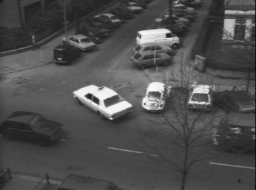
#> input picture data/taxi/taxi9.png, 256 x 190 px, found by its file name
$ python 'nagel copy.py'
#> lines starting #> are read from the running program, lines starting #| are printed output that depends on the picture; after the words box and inside, x2 and y2 are one past the last pixel; in counts of white or black regions, pixels touching at a corner belong together
### python/gradhorn.py
import numpy as np

def gradhorn(I1, I2):
    h, w = I1.shape

    Ix_valid = 0.25 * (I1[:-1, 1:] - I1[:-1, :-1] + I1[1:, 1:] - I1[1:, :-1] +
                       I2[:-1, 1:] - I2[:-1, :-1] + I2[1:, 1:] - I2[1:, :-1])

    Iy_valid = 0.25 * (I1[1:, :-1] - I1[:-1, :-1] + I1[1:, 1:] - I1[:-1, 1:] +
                       I2[1:, :-1] - I2[:-1, :-1] + I2[1:, 1:] - I2[:-1, 1:])

    It_valid = 0.25 * (I2[:-1, :-1] - I1[:-1, :-1] + I2[1:, :-1] - I1[1:, :-1] +
                       I2[:-1, 1:] - I1[:-1, 1:] + I2[1:, 1:] - I1[1:, 1:])

    Ix = np.zeros((h, w), dtype=np.float32)
    Iy = np.zeros((h, w), dtype=np.float32)
    It = np.zeros((h, w), dtype=np.float32)

    Ix[:-1, :-1] = Ix_valid
    Iy[:-1, :-1] = Iy_valid
    It[:-1, :-1] = It_valid

    Ix[:, -1] = Ix[:, -2]
    Iy[:, -1] = Iy[:, -2]
    It[:, -1] = It[:, -2]

    Ix[-1, :] = Ix[-2, :]
    Iy[-1, :] = Iy[-2, :]
    It[-1, :] = It[-2, :]

    return Ix, Iy, It

### python/middlebury.py
## Middlebury color representation
##
## according to Matlab source code of Deqing Sun (dqsun@cs.brown.edu)
## Python translation by Dominique Bereziat (dominique.bereziat@lip6.fr)

import numpy as np
import os

def computeColor( U, V, norma=False):
    """ Compute a colormap according the Middlebury convention
        norma: if True, normalize vector field
    """

    def colorWheel():
        """ internal function """
        RY,YG,GC = 15,6,4
        CB,BM,MR = 11,13,6

        ncols = RY+YG+GC+CB+BM+MR
        colwheel = np.zeros((ncols,3),dtype=np.uint8)

        col = 0
        colwheel[:RY,0] = 255
        colwheel[:RY,1] = np.floor(255*np.arange(RY)/RY)
        col += RY

        colwheel[col:col+YG,0] = 255 - np.floor(255*np.arange(YG)/YG)
        colwheel[col:col+YG,1] = 255
        col += YG

        colwheel[col:col+GC,1] = 255
        colwheel[col:col+GC,2] = np.floor(255*np.arange(GC)/GC)
        col += GC

        colwheel[col:col+CB,1] = 255 - np.floor(255*np.arange(CB)/CB)
        colwheel[col:col+CB,2] = 255
        col += CB

        colwheel[col:col+BM,2] = 255
        colwheel[col:col+BM,0] = np.floor(255*np.arange(BM)/BM)
        col += BM

        colwheel[col:col+MR,2] = 255 - np.floor(255*np.arange(MR)/MR)
        colwheel[col:col+MR,0] = 255

        return colwheel

    U, V = np.array(U), np.array(V)
    # U,V = W[:,:,0], W[:,:,1]
    nanIdx = np.isnan(U) | np.isnan(V)
    U[nanIdx] = 0
    V[nanIdx] = 0

    colwheel = colorWheel()
    ncols = colwheel.shape[0]

    rad = np.sqrt(U**2+V**2)
    if norma:
        U /= np.max(rad)
        V /= np.max(rad)
        rad = np.sqrt(U**2+V**2)

    a = np.arctan2(-V,-U)/np.pi

    fk = (a+1)/2 * (ncols-1) # -1~1 maped to 0~ncols-1
    k0 = np.uint8(np.floor(fk))
    k1 = (k0+1)%ncols
    f = fk - k0
    img = np.empty((U.shape[0],U.shape[1],3),dtype=np.uint8)

    for i in range(3):
        tmp = colwheel[:,i]
        col0 = tmp[k0]/255;
        col1 = tmp[k1]/255;
        col = (1-f)*col0 + f*col1
        idx = rad <=1
        col[idx] = 1 - rad[idx] * (1-col[idx])
        col[~idx] *= 0.75
        # img[:,:,i] = np.uint8(np.floor(255*col*(1-nanIdx)))
        img[:,:,2-i] = np.uint8(np.floor(255*col*(1-nanIdx)))
    return img


TAG_FLOAT = 202021.25

# [14 lines left out: function readflo, not called in this run]

# [19 lines that do not run on import are left out]

### python/utils.py
import numpy as np
import matplotlib.pyplot as plt
from middlebury import computeColor
import error_functions as err

def plot_flow_results(u, v, step=10, save_path='result.png'):
    plt.figure(figsize=(12, 5))

    plt.subplot(1, 2, 1)
    plt.imshow(computeColor(u, v))

    plt.subplot(1, 2, 2)
    x, y = np.meshgrid(np.arange(u.shape[1]), np.arange(u.shape[0]))

    plt.quiver(x[::step, ::step], y[::step, ::step],
               u[::step, ::step], v[::step, ::step],
               color='red', angles='xy')
    plt.gca().invert_yaxis()
    plt.savefig(save_path)

    plt.show()

# [22 lines left out: functions get_stats, print_stats, not called in this run]

### python/nagel copy.py
import numpy as np
import utils
from gradhorn import gradhorn
from scipy.signal import convolve2d

A = np.array([
    [1/12, 1/6, 1/12],
    [1/6, 0, 1/6],
    [1/12, 1/6, 1/12]
])

def eta(f, Ix, Iy, q):
    f_avg = convolve2d(f, A, mode='same', boundary='symm')
    kernel = np.array([[-1, 0, 1]])
    fx = convolve2d(f, kernel / 2, mode='same', boundary='symm')
    fy = convolve2d(f, kernel.T / 2, mode='same', boundary='symm')
    fxy = convolve2d(fx, kernel.T / 2, mode='same', boundary='symm')

    grad_f = np.stack([fx, fy], axis=-1).reshape(fx.shape + (2, 1))

    return f_avg - 2 * Ix * Iy * fxy - (q @ grad_f).reshape(fx.shape)

def compute_V(Ix, Iy, delta):
    denominator = Ix**2 + Iy**2 + 2 * delta
    numerator = np.array([
        [Iy**2 + delta, -Ix * Iy],
        [-Ix * Iy, Ix**2 + delta]
    ])
    return (numerator / denominator).transpose(-2, -1, 0, 1)

def compute_q(V, Ix, Iy, Ixx, Ixy, Iyy, delta):
    denominator = (Ix**2 + Iy**2 + 2 * delta).reshape(Ix.shape + (1, 1))
    grad_I = np.array([Ix, Iy]).reshape(Ix.shape + (1, 2))
    V_0 = np.array([
        [Iyy, -Ixy],
        [-Ixy, Ixx]
    ]).transpose(-2, -1, 0, 1)
    V_1 = 2 * np.array([
        [Ixx, Ixy],
        [Ixy, Iyy]
    ]).transpose(-2, -1, 0, 1)

    V_term = V_0 + V_1 @ V
    q = (grad_I @ V_term)
    return q / denominator


def nagel(I1, I2, N, alpha, delta):
    Ix, Iy, It = gradhorn(I1, I2)
    Ixx, Ixy, _ = gradhorn(Ix, Ix)
    Iyy, _, _ = gradhorn(Iy, Iy)
    u = v = np.zeros_like(Ix)

    V = compute_V(Ix, Iy, delta)
    q = compute_q(V, Ix, Iy, Ixx, Ixy, Iyy, delta)

    for _ in range(N):
        u_eta = eta(u, Ix, Iy, q)
        v_eta = eta(v, Ix, Iy, q)
        update_term = (Ix * u_eta + Iy * v_eta + It) / (alpha + Ix**2 + Iy**2)
        u = u_eta - Ix * update_term
        v = v_eta - Iy * update_term
    return u, v

import matplotlib.pyplot as plt

IM1_PATH = 'data/taxi/taxi9.png'
IM2_PATH = 'data/taxi/taxi10.png'

if __name__ == "__main__":
    I1 = plt.imread(IM1_PATH)
#> I1 is the input picture: shape (190, 256) float32; min 0.0588, max 0.98, mean 0.306
    I2 = plt.imread(IM2_PATH)
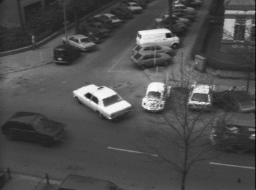
#> input picture data/taxi/taxi10.png, 256 x 190 px, found by its file name
#> I2 is the input picture: shape (190, 256) float32; min 0.0549, max 0.988, mean 0.305

    u, v = nagel(I1, I2, N=1000, alpha=0.01, delta=0.1)
#> in gradhorn, `Ix[:, -1] = Ix[:, -2]`: Ix: shape (190, 256) float32; min -0.413, max 0.366, mean -0.00114
#> in gradhorn, `Iy[:, -1] = Iy[:, -2]`: Iy: shape (190, 256) float32; min -0.525, max 0.564, mean 0.00024
#> in gradhorn, `It[:, -1] = It[:, -2]`:
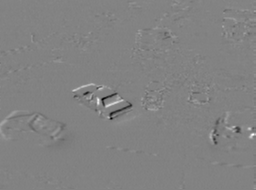
#> It: shape (190, 256) float32; min -0.364, max 0.345, mean -0.00181; drawn with min black and max white
#> in gradhorn, `Ix[-1, :] = Ix[-2, :]`: Ix: shape (190, 256) float32; min -0.413, max 0.366, mean -0.00114
#> in gradhorn, `Iy[-1, :] = Iy[-2, :]`: Iy: shape (190, 256) float32; min -0.525, max 0.564, mean 0.000232
#> in gradhorn, `It[-1, :] = It[-2, :]`: It: shape (190, 256) float32; 0.5% of pixels changed, all inside (x1, y1, x2, y2) = (0, 189, 256, 190)
#> in gradhorn (call 2), `It_valid = 0.25 * (I2[:-1, :-1] - I1[:-1, :-1] + I2[1:, :-1] - I1[1:, ..`: It_valid: shape (189, 255) float32; every value is 0
#> in gradhorn (call 2), `It[:-1, :-1] = It_valid`: It: shape (190, 256) float32; every value is 0
#> in gradhorn (call 2), `Iy[:, -1] = Iy[:, -2]`: Iy: shape (190, 256) float32; min -0.155, max 0.182, mean 3.83e-07
#> in gradhorn (call 2), `Ix[-1, :] = Ix[-2, :]`: Ix: shape (190, 256) float32; min -0.441, max 0.494, mean -0.000651
#> in gradhorn (call 3), `Iy[:, -1] = Iy[:, -2]`: Iy: shape (190, 256) float32; min -0.599, max 0.542, mean -5.3e-06
#> in gradhorn (call 3), `Ix[-1, :] = Ix[-2, :]`: Ix: shape (190, 256) float32; min -0.155, max 0.182, mean -2.16e-06
#> after the loop in nagel, `for _ in range(N):`:
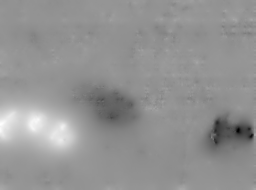
#> u: shape (190, 256) float64; min -2.83, max 2.07, mean 0.00318; drawn with min black and max white
    utils.plot_flow_results(u, v, save_path='taxi_nagel.png')
#> in computeColor, `nanIdx = np.isnan(U) | np.isnan(V)`: nanIdx: shape (190, 256) bool; every value is 0
#> in computeColor, `f = fk - k0`:
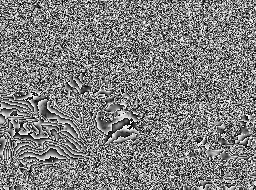
#> f: shape (190, 256) float64; min 1.7e-05, max 1, mean 0.498
#> the loop in computeColor, `for i in range(3):` made 3 passes
#> pass 1, in computeColor, `col1 = tmp[k1]/255;`:
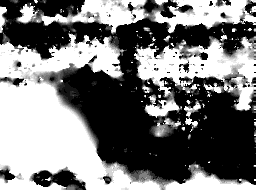
#> col1: shape (190, 256) float64; min 0, max 1, mean 0.477
#> pass 1, in computeColor, `idx = rad <=1`:
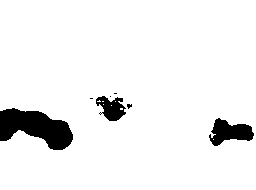
#> idx: shape (190, 256) bool; 93.6% white; 7 black regions (4 under 20 px), largest, box (x1, y1, x2, y2) and area: (0, 108, 73, 150) 1884, (209, 118, 254, 146) 732, (96, 96, 126, 121) 458
#> after the loop in computeColor, `for i in range(3):`:
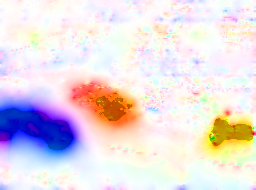
#> img: shape (190, 256, 3); mean of channels 0, 1, 2 230.8, 220.6, 225.6; drawn as R, G, B
